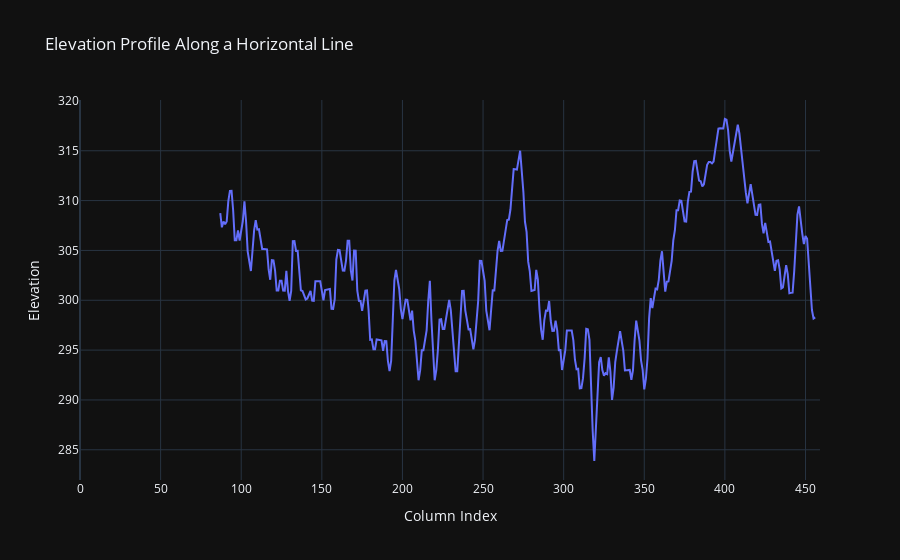

The code cell stored with this chart in its notebook:
### Code cell
#papermill_description=plotly_graphing

import plotly.graph_objects as go


with rasterio.open(output_tiff_filename) as src:
    elevation = src.read(1)  # Read the first band
    print("Dataset shape:", elevation.shape)


num_rows = elevation.shape[0]

# Ensure the row index is valid
# For example, use the middle row of the dataset
row_index = num_rows // 2  # This guarantees a valid index within the data's bounds

# Extract the elevation data for that row
horizontal_line = elevation[row_index, :]

# Creating the plot
# horizontal_line = elevation[100, :]

fig = go.Figure(data=go.Scatter(y=horizontal_line))

# Adding layout details
fig.update_layout(
    title='Elevation Profile Along a Horizontal Line',
    xaxis_title='Column Index',
    yaxis_title='Elevation',
    template='plotly_dark'  # Optional: change the template as needed
)

# Show the figure
fig.show()

plot_json = fig.to_json()

asset_metadata['viz'] = plot_json

# Apply additional characteristics to notebook artefacts
asset_metadata['properties']['platform'] = 'Space Shuttle Endeavour'
asset_metadata['properties']['overlayType'] = 'DEM'

save_metadata_sidecar(output_cog_filename, asset_metadata)

### Figure 1 — Plotly figure (JSON) as saved in the notebook; plotly's stock layout.template omitted (floating-point values rounded to 4 significant figures; data arrays with more than 128 entries replaced by an {"elided": "..."} marker saying what was removed)
{"data": [{"type": "scatter", "y": {"elided": "460 float values"}}], "layout": {"title": {"text": "Elevation Profile Along a Horizontal Line"}, "xaxis": {"title": {"text": "Column Index"}}, "yaxis": {"title": {"text": "Elevation"}}}}
